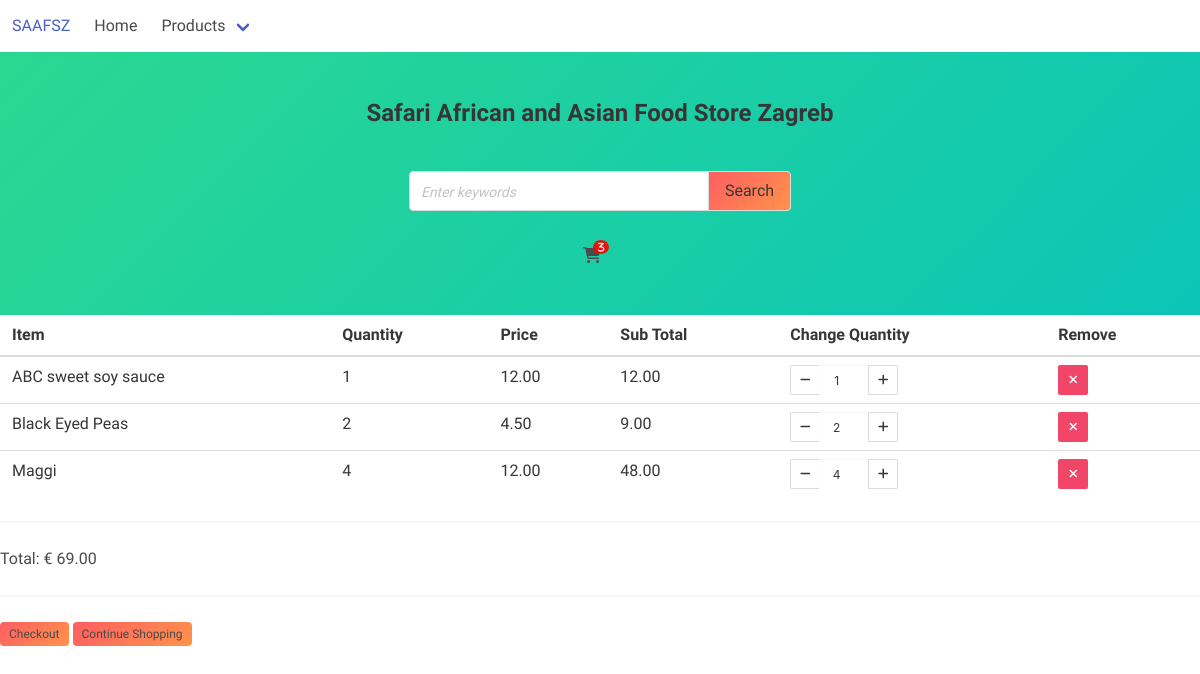
The page /view_cart/ (signed in) on the database its author committed.
### core/models.py (models this page shows, shortened)
class CartItem(models.Model):
    cart = models.ForeignKey('Cart', on_delete=models.CASCADE, null=True, blank=True)
    product = models.ForeignKey(Products, on_delete=models.CASCADE)
    quantity = models.PositiveIntegerField(default=1)
    sub_total = models.DecimalField(max_digits=10, decimal_places=2, default=0)

class Products(models.Model):
    item_name = models.CharField(max_length=100)
    description = models.TextField()
    price = models.DecimalField(max_digits=10, decimal_places=2)
    stock = models.IntegerField()
    discount = models.BooleanField(default=False)
    discount_percentage = models.IntegerField()
    image = models.BinaryField(null=True, blank=1, editable=False)
    category = models.ForeignKey('ProductCategory', on_delete=models.CASCADE)
    sold = models.IntegerField(default=0)
    class Meta:
        ordering = ('item_name',)
        verbose_name_plural = 'Products'

class Cart(models.Model):
    user = models.ForeignKey(User, on_delete=models.CASCADE, null=True, blank=True)
    products = models.ManyToManyField(Products, through='CartItem')
    total = models.DecimalField(max_digits=10, decimal_places=2, default=0)

### core/views.py (the view, shortened to what this page needs)
# urls.py: path('view_cart/', views.view_cart, name='view_cart'),
def view_cart(request):
    context = {}
    if request.user.is_authenticated:
        cart = Cart.objects.get(user=request.user)
        cart_items = cart.cartitem_set.all()
    try:
        total_cost = cart.total
        context['cart_items'] = cart_items
        context['total_cost'] = total_cost
    except:
        print('No cart')
    return render(request, 'view_cart.html', context)

### core/context_processors.py (called while the page is built, shortened)
def categories(request):
    return {
        'categories': ProductCategory.objects.all()
    }

def cart(request):
    if request.user.is_authenticated:
        print(request.user)
        try:
            cart = Cart.objects.get(user=request.user)
            print(cart.cartitem_set)
            cart = cart.cartitem_set.count()
            return {
                'cart': cart
            }
        except:
            return {
                'cart': 0
            }

### core/templates/view_cart.html (shortened to what this page needs)
{% extends 'layout/base.html' %}
{% load custom_tags %}
{% block content %}
<head>
</head>
<div class="container table-container">
    <table class="table is-hoverable">
        <thead>
            <th>Item</th>
            <th>Quantity</th>
            <th>Price</th>
            <th>Sub Total</th>
            <th>Change Quantity</th>
            <th>Remove</th>
        </thead>
        {% if cart_items %}
        {% for item in cart_items %}
        <tr id="{{item.id}}">
            <td>{{item.product.item_name}}</td>
            <td class="quantity">{{item.quantity}}</td>
            <td>{{item.product.price}}</td>
            <td class="sub_total">{{item.sub_total}}</td>
            <td>
                    <div class="quantity_change">
                        <div class="field has-addons quantity-field">
                            <p class="control">
                                <a class="button is-small decrement-btn">
                                    <span class="icon is-small">
                                        <i class="fas fa-minus"></i>
                                    </span>
                                </a>
                            </p>
                            <p class="control">
                                <input data-product-id="{{item.id}}" class="input is-small quantity-input" type="number" value="{{item.quantity}}">
                            </p>
                            <p class="control">
                                <a class="button is-small increment-btn">
                                    <span class="icon is-small">
                                        <i class="fas fa-plus"></i>
                                    </span>
                                </a>
                            </p>
                        </div>
                    </div>
            </td>
            <td>
                <a href="" class="button is-danger is-small">
                    <span class="icon is-small">
                        <i class="fas fa-times"></i>
                    </span>
                </a>
            </td>
        </tr>
        {% endfor %}
        {% endif %}
    </table>
    <hr>
    <div class="total">
        <p class="is-4">Total: €<span> {{total_cost}}</span></p>
    </div>
    <hr>
    <div class="checkout">
        <a class="tag is-colorful-btn" id="openModal">Checkout</a>
        <a href="/" class="tag is-colorful-btn">Continue Shopping</a>
    </div>
    {% include 'includes/checkout_modal.html' %}
{% endblock %}

### core/templates/layout/base.html (style rules this page uses)
html { overflow-y: hidden !important; }
body { height: 100vh; font-family: 'Andika', sans-serif; overflow-x: hidden !important; scroll-behavior: smooth; }
.field.has-addons .control .input { width: 300px; }
.field.has-addons .control .input::placeholder { border-radius: 0; font-family: 'Andika', sans-serif; font-style: italic; font-size: 14px; }
.is-colorful-btn { background-image: linear-gradient(-45deg, #ff934b 0%, #ff5e62 100%) }

### core/templates/view_cart.html (style rules this page uses)
.table-container { overflow-x: auto !important; justify-content: center; }
.table { width: 100%; overflow-x: auto !important; }
td .has-addons .control .input { width: 50px !important; font-size: 12px !important; outline: none !important; border: none; text-align: center; }
td .has-addons .control .button { font-size: 12px !important; }

### rows shown on the page
CartItem: product.item_name "ABC sweet soy sauce", quantity "1", product.price "12.00", sub_total "12.00"
CartItem: product.item_name "Black Eyed Peas", quantity "2", product.price "4.50", sub_total "9.00"
CartItem: product.item_name "Maggi", quantity "4", product.price "12.00", sub_total "48.00"
Cart: total "69.00"
